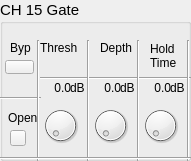
  <widget class="QGroupBox" name="groupBox_14">
   <property name="geometry">
    <rect>
     <x>520</x>
     <y>520</y>
     <width>191</width>
     <height>161</height>
    </rect>
   </property>
   <property name="font">
    <font>
     <pointsize>11</pointsize>
    </font>
   </property>
   <property name="title">
    <string>CH 15 Gate</string>
   </property>
   <widget class="QLabel" name="label_144">
    <property name="geometry">
     <rect>
      <x>10</x>
      <y>40</y>
      <width>21</width>
      <height>16</height>
     </rect>
    </property>
    <property name="font">
     <font>
      <pointsize>9</pointsize>
     </font>
    </property>
    <property name="text">
     <string>Byp</string>
    </property>
   </widget>
   <widget class="QLabel" name="label_145">
    <property name="geometry">
     <rect>
      <x>40</x>
      <y>40</y>
      <width>41</width>
      <height>16</height>
     </rect>
    </property>
    <property name="font">
     <font>
      <pointsize>9</pointsize>
     </font>
    </property>
    <property name="text">
     <string>Thresh</string>
    </property>
   </widget>
   <widget class="QLabel" name="label_146">
    <property name="geometry">
     <rect>
      <x>100</x>
      <y>40</y>
      <width>41</width>
      <height>16</height>
     </rect>
    </property>
    <property name="font">
     <font>
      <pointsize>9</pointsize>
     </font>
    </property>
    <property name="text">
     <string>Depth</string>
    </property>
   </widget>
   <widget class="QLabel" name="label_147">
    <property name="geometry">
     <rect>
      <x>150</x>
      <y>40</y>
      <width>31</width>
      <height>31</height>
     </rect>
    </property>
    <property name="font">
     <font>
      <pointsize>9</pointsize>
     </font>
    </property>
    <property name="text">
     <string>Hold
Time</string>
    </property>
   </widget>
   <widget class="Line" name="line_92">
    <property name="geometry">
     <rect>
      <x>40</x>
      <y>70</y>
      <width>151</width>
      <height>16</height>
     </rect>
    </property>
    <property name="orientation">
     <enum>Qt::Horizontal</enum>
    </property>
   </widget>
   <widget class="Line" name="line_93">
    <property name="geometry">
     <rect>
      <x>0</x>
      <y>90</y>
      <width>41</width>
      <height>16</height>
     </rect>
    </property>
    <property name="orientation">
     <enum>Qt::Horizontal</enum>
    </property>
   </widget>
   <widget class="Line" name="line_94">
    <property name="geometry">
     <rect>
      <x>30</x>
      <y>40</y>
      <width>16</width>
      <height>121</height>
     </rect>
    </property>
    <property name="orientation">
     <enum>Qt::Vertical</enum>
    </property>
   </widget>
   <widget class="Line" name="line_95">
    <property name="geometry">
     <rect>
      <x>80</x>
      <y>40</y>
      <width>16</width>
      <height>121</height>
     </rect>
    </property>
    <property name="orientation">
     <enum>Qt::Vertical</enum>
    </property>
   </widget>
   <widget class="Line" name="line_96">
    <property name="geometry">
     <rect>
      <x>130</x>
      <y>40</y>
      <width>16</width>
      <height>121</height>
     </rect>
    </property>
    <property name="orientation">
     <enum>Qt::Vertical</enum>
    </property>
   </widget>
   <widget class="Line" name="line_97">
    <property name="geometry">
     <rect>
      <x>180</x>
      <y>40</y>
      <width>16</width>
      <height>121</height>
     </rect>
    </property>
    <property name="orientation">
     <enum>Qt::Vertical</enum>
    </property>
   </widget>
   <widget class="OIDDial" name="dial_40">
    <property name="geometry">
     <rect>
      <x>40</x>
      <y>100</y>
      <width>41</width>
      <height>51</height>
     </rect>
    </property>
   </widget>
   <widget class="OIDDial" name="dial_41">
    <property name="geometry">
     <rect>
      <x>90</x>
      <y>100</y>
      <width>41</width>
      <height>51</height>
     </rect>
    </property>
   </widget>
   <widget class="OIDDial" name="dial_42">
    <property name="geometry">
     <rect>
      <x>140</x>
      <y>100</y>
      <width>41</width>
      <height>51</height>
     </rect>
    </property>
   </widget>
   <widget class="Line" name="line_98">
    <property name="geometry">
     <rect>
      <x>0</x>
      <y>150</y>
      <width>191</width>
      <height>16</height>
     </rect>
    </property>
    <property name="orientation">
     <enum>Qt::Horizontal</enum>
    </property>
   </widget>
   <widget class="QLabel" name="label_148">
    <property name="geometry">
     <rect>
      <x>70</x>
      <y>80</y>
      <width>16</width>
      <height>16</height>
     </rect>
    </property>
    <property name="font">
     <font>
      <pointsize>9</pointsize>
     </font>
    </property>
    <property name="text">
     <string>dB</string>
    </property>
   </widget>
   <widget class="QLabel" name="label_149">
    <property name="geometry">
     <rect>
      <x>120</x>
      <y>80</y>
      <width>16</width>
      <height>16</height>
     </rect>
    </property>
    <property name="font">
     <font>
      <pointsize>9</pointsize>
     </font>
    </property>
    <property name="text">
     <string>dB</string>
    </property>
   </widget>
   <widget class="QLabel" name="label_150">
    <property name="geometry">
     <rect>
      <x>170</x>
      <y>80</y>
      <width>16</width>
      <height>16</height>
     </rect>
    </property>
    <property name="font">
     <font>
      <pointsize>9</pointsize>
     </font>
    </property>
    <property name="text">
     <string>dB</string>
    </property>
   </widget>
   <widget class="QLabel" name="ls43">
    <property name="geometry">
     <rect>
      <x>40</x>
      <y>80</y>
      <width>31</width>
      <height>16</height>
     </rect>
    </property>
    <property name="font">
     <font>
      <pointsize>9</pointsize>
     </font>
    </property>
    <property name="text">
     <string>0.0</string>
    </property>
    <property name="alignment">
     <set>Qt::AlignRight|Qt::AlignTrailing|Qt::AlignVCenter</set>
    </property>
   </widget>
   <widget class="QLabel" name="ls44">
    <property name="geometry">
     <rect>
      <x>90</x>
      <y>80</y>
      <width>31</width>
      <height>16</height>
     </rect>
    </property>
    <property name="font">
     <font>
      <pointsize>9</pointsize>
     </font>
    </property>
    <property name="text">
     <string>0.0</string>
    </property>
    <property name="alignment">
     <set>Qt::AlignRight|Qt::AlignTrailing|Qt::AlignVCenter</set>
    </property>
   </widget>
   <widget class="QLabel" name="ls45">
    <property name="geometry">
     <rect>
      <x>140</x>
      <y>80</y>
      <width>31</width>
      <height>16</height>
     </rect>
    </property>
    <property name="font">
     <font>
      <pointsize>9</pointsize>
     </font>
    </property>
    <property name="text">
     <string>0.0</string>
    </property>
    <property name="alignment">
     <set>Qt::AlignRight|Qt::AlignTrailing|Qt::AlignVCenter</set>
    </property>
   </widget>
   <widget class="QLabel" name="label_154">
    <property name="geometry">
     <rect>
      <x>8</x>
      <y>110</y>
      <width>31</width>
      <height>16</height>
     </rect>
    </property>
    <property name="font">
     <font>
      <pointsize>9</pointsize>
     </font>
    </property>
    <property name="text">
     <string>Open</string>
    </property>
   </widget>
   <widget class="OIDStatePushBtn" name="bypass15">
    <property name="geometry">
     <rect>
      <x>5</x>
      <y>60</y>
      <width>29</width>
      <height>14</height>
     </rect>
    </property>
    <property name="text">
     <string/>
    </property>
    <property name="checkable">
     <bool>true</bool>
    </property>
   </widget>
   <widget class="OIDStatus" name="btnOpen_15">
    <property name="enabled">
     <bool>true</bool>
    </property>
    <property name="geometry">
     <rect>
      <x>10</x>
      <y>130</y>
      <width>16</width>
      <height>16</height>
     </rect>
    </property>
    <property name="text">
     <string/>
    </property>
    <property name="checkable">
     <bool>false</bool>
    </property>
   </widget>
  </widget>
